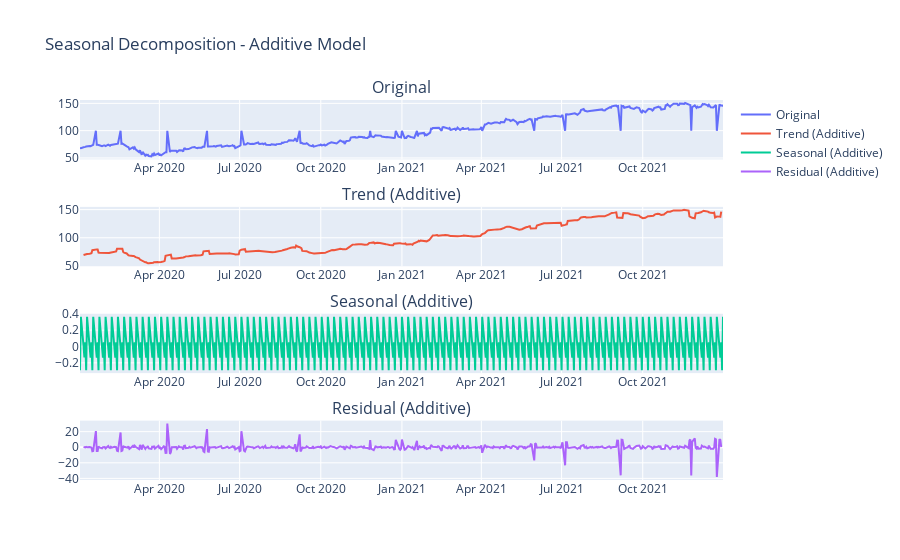

Notebook code cell kept with this figure:
### Code cell
import plotly.graph_objs as go
from plotly.subplots import make_subplots

original_trace = go.Scatter(x=data.index, y=data['Close'], name='Original')
trend_trace = go.Scatter(x=data.index, y=s_dec_additive.trend, name='Trend (Additive)')
seasonal_trace = go.Scatter(x=data.index, y=s_dec_additive.seasonal, name='Seasonal (Additive)')
residual_trace = go.Scatter(x=data.index, y=s_dec_additive.resid, name='Residual (Additive)')

plots = [original_trace, trend_trace, seasonal_trace, residual_trace]

fig = make_subplots(rows=4, cols=1, subplot_titles=("Original", "Trend (Additive)", "Seasonal (Additive)", "Residual (Additive)"))

# Add traces to the subplot
fig.add_trace(original_trace, row=1, col=1)
fig.add_trace(trend_trace, row=2, col=1)
fig.add_trace(seasonal_trace, row=3, col=1)
fig.add_trace(residual_trace, row=4, col=1)

# Update the layout of the subplot
fig.update_layout(title_text='Seasonal Decomposition - Additive Model', showlegend=True)

# Show the interactive Plotly plot
fig.show()

### Figure 1 — Plotly figure (JSON) as saved in the notebook; plotly's stock layout.template omitted (floating-point values rounded to 4 significant figures; data arrays with more than 128 entries replaced by an {"elided": "..."} marker saying what was removed)
{"data": [{"name": "Original", "type": "scatter", "x": {"elided": "522 str values"}, "xaxis": "x", "y": {"elided": "522 float values"}, "yaxis": "y"}, {"name": "Trend (Additive)", "type": "scatter", "x": {"elided": "522 str values"}, "xaxis": "x2", "y": {"elided": "522 float values"}, "yaxis": "y2"}, {"name": "Seasonal (Additive)", "type": "scatter", "x": {"elided": "522 str values"}, "xaxis": "x3", "y": {"elided": "522 float values"}, "yaxis": "y3"}, {"name": "Residual (Additive)", "type": "scatter", "x": {"elided": "522 str values"}, "xaxis": "x4", "y": {"elided": "522 float values"}, "yaxis": "y4"}], "layout": {"annotations": [{"font": {"size": 16}, "showarrow": false, "text": "Original", "x": 0.5, "xanchor": "center", "xref": "paper", "y": 1, "yanchor": "bottom", "yref": "paper"}, {"font": {"size": 16}, "showarrow": false, "text": "Trend (Additive)", "x": 0.5, "xanchor": "center", "xref": "paper", "y": 0.7188, "yanchor": "bottom", "yref": "paper"}, {"font": {"size": 16}, "showarrow": false, "text": "Seasonal (Additive)", "x": 0.5, "xanchor": "center", "xref": "paper", "y": 0.4375, "yanchor": "bottom", "yref": "paper"}, {"font": {"size": 16}, "showarrow": false, "text": "Residual (Additive)", "x": 0.5, "xanchor": "center", "xref": "paper", "y": 0.1562, "yanchor": "bottom", "yref": "paper"}], "showlegend": true, "title": {"text": "Seasonal Decomposition - Additive Model"}, "xaxis": {"anchor": "y", "domain": [0, 1]}, "xaxis2": {"anchor": "y2", "domain": [0, 1]}, "xaxis3": {"anchor": "y3", "domain": [0, 1]}, "xaxis4": {"anchor": "y4", "domain": [0, 1]}, "yaxis": {"anchor": "x", "domain": [0.8438, 1]}, "yaxis2": {"anchor": "x2", "domain": [0.5625, 0.7188]}, "yaxis3": {"anchor": "x3", "domain": [0.2812, 0.4375]}, "yaxis4": {"anchor": "x4", "domain": [0, 0.1562]}}}
